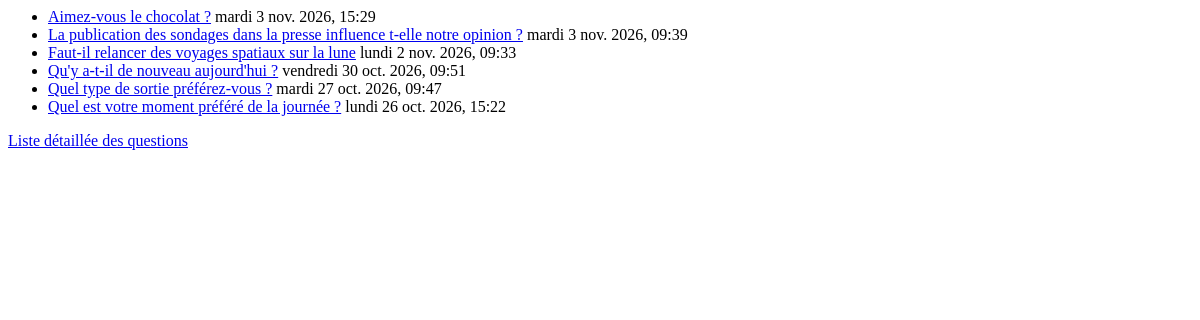
The page /polls/ on the database as committed earlier.
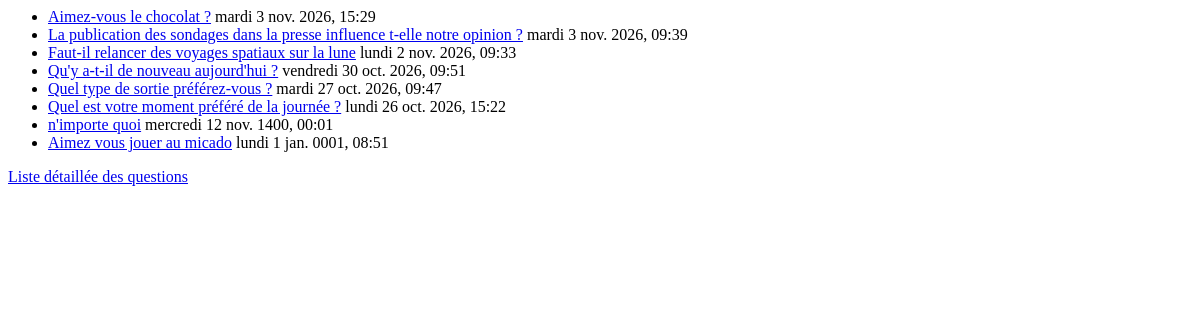
The same page on the database as committed later.
### polls/models.py (models this page shows, shortened)
class Question(models.Model):
    question_text = models.CharField(max_length=200)
    pub_date = models.DateTimeField("date published")

### polls/views.py (the view)
# urls.py: path("", views.IndexView.as_view(), name="index"),
class IndexView(generic.ListView):
    template_name = "polls/index.html"
    context_object_name = "latest_question_list"
    def get_queryset(self):
        return Question.objects.order_by("-pub_date")

### polls/templates/polls/index.html
{% if latest_question_list %}
    <ul>
    {% for question in latest_question_list %}
        <li><a href="{% url 'polls:detail' question.id %}">{{ question.question_text }}</a> {{question.pub_date | date:"l j N Y, H:i"}}</li>
    {% endfor %}
    </ul>
{% else %}
    <p>No polls are available.</p>
{% endif %}
<a href="{% url 'polls:all' %}">Liste détaillée des questions </a>

Rows that differ between the two databases and show on the page:
added Question: question_text "n'importe quoi", pub_date "mercredi 12 nov. 1400, 00:01"
added Question: question_text "Aimez vous jouer au micado", pub_date "lundi 1 jan. 0001, 08:51"
